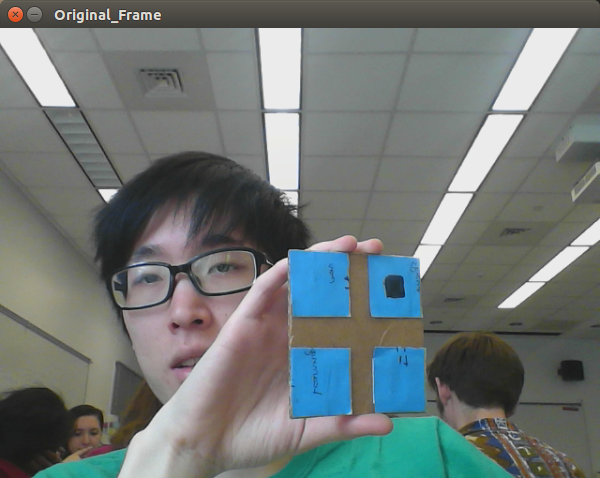
#> input picture Original_Frame_011.png, 600 x 478 px, given in place of the camera
$ python Test.py   (Python 2 division)
#> lines starting #> are read from the running program, lines starting #| are printed output that depends on the picture; after the words box and inside, x2 and y2 are one past the last pixel; in counts of white or black regions, pixels touching at a corner belong together
# import the necessary packages
from collections import deque
import numpy as np
import argparse
import imutils
import cv2
import math

def program():
    # construct the argument parse and parse the arguments
    ap = argparse.ArgumentParser()
    ap.add_argument("-v", "--video",
        help="path to the (optional) video file")
    ap.add_argument("-b", "--buffer", type=int, default=64,
        help="max buffer size")
    args = vars(ap.parse_args())

    # [20 lines of commented-out code are left out]

    blueLower = (50,50,66) #green
    blueUpper = (110,135,170)

    # [13 lines of commented-out code are left out]

    pts = deque(maxlen=args["buffer"])

    # if a video path was not supplied, grab the reference
    # to the webcam
    if not args.get("video", False):
        camera = cv2.VideoCapture(0)

    # otherwise, grab a reference to the video file
    else:
        camera = cv2.VideoCapture(args["video"])

    # keep looping
    while True:
        # grab the current frame
        (grabbed, frame) = camera.read()
#> frame is the input picture: shape (478, 600, 3); mean B, G, R 116.6, 118.3, 110.5

        # if we are viewing a video and we did not grab a frame,
        # then we have reached the end of the video
        if args.get("video") and not grabbed:
            break

        # resize the frame, blur it, and convert it to the HSV
        # color space
        frame = imutils.resize(frame, width=600)
        frame = cv2.flip(frame,1)
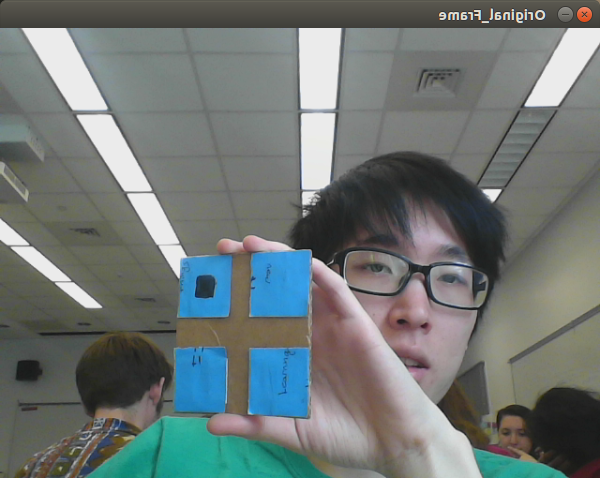
#> frame: shape (478, 600, 3); mean B, G, R 116.6, 118.3, 110.5
        # blurred = cv2.GaussianBlur(frame, (11, 11), 0)
        # print '1', frame[300,300]
        hsv = cv2.cvtColor(frame, cv2.COLOR_BGR2HSV)
#> hsv: shape (478, 600, 3); mean H, S, V 54.7, 38.1, 124.7
        print hsv[300,300]
#| [102 194 218]
        cv2.circle(frame, (300,300), 10, (0,0,0), thickness=-1)
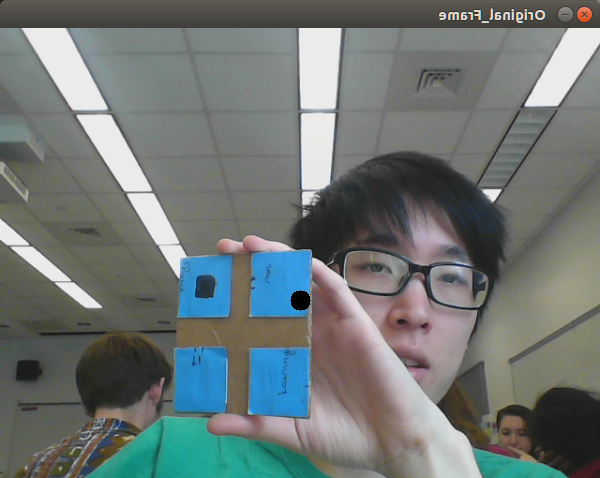
#> frame: shape (478, 600, 3); 0.11% of pixels changed, all inside (x1, y1, x2, y2) = (290, 290, 311, 311)
        # construct a mask for the color "blue", then remove any imperfections
        mask_blue = cv2.inRange(hsv, blueLower, blueUpper)
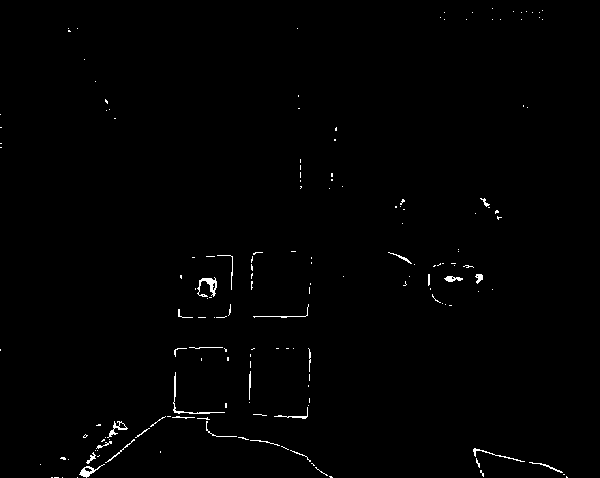
#> mask_blue: shape (478, 600); 0.75% white in thin lines or dots
        mask_blue = cv2.erode(mask_blue, None, iterations=3)
#> mask_blue: shape (478, 600); every value is 0
        mask_blue = cv2.dilate(mask_blue, None, iterations=2)
        mask = mask_blue
        # blurred = cv2.blur(mask,(10,10))

        edges = cv2.Canny(mask,100,200, apertureSize = 3)

        ##edges detecting, accuracy, angle, minlinelength, maxlinegap
        minlinelength = 60
        maxlinegap = 10
        linevote = 65
        # [15 lines of commented-out code are left out]

        cnts = cv2.findContours(mask.copy(), cv2.RETR_EXTERNAL,
            cv2.CHAIN_APPROX_SIMPLE)[-2]
#> cnts = []

        centers = []
        maxcnts = []
        minArea = None
        cntAreas = []
        cntDict = dict()

        if len(cnts) >= 4:
            for i in range(len(cnts)):
                cntAreas.append( (cv2.contourArea(cnts[i]),cnts[i]) )

            cntAreas.sort(key = lambda tup:tup[0])

            index = 0
            for x,y in cntAreas:
                maxcnts.append(y)

                index += 1
                if(index == 4):
                    break

                # [17 lines of commented-out code are left out]
            for i in range(4):
                M = cv2.moments(maxcnts[i])
                center = (int(M["m10"] / M["m00"]), int(M["m01"] / M["m00"]))
                centers.append(center)

            cv2.polylines(frame,np.int32([centers]), True, (0,0,0),3)
        # update the points queue
        # pts.appendleft(center)
        # # loop over the set of tracked points
        # for i in xrange(1, len(pts)):
        #     # if either of the tracked points are None, ignore them
        #     if pts[i - 1] is None or pts[i] is None:
        #         continue
        #     # otherwise, compute the thickness of the line and
        #     # draw the connecting lines
        #     thickness = int(np.sqrt(args["buffer"] / float(i + 1)) * 2.5)
        #     cv2.line(frame, pts[i - 1], pts[i], (0, 0, 255), thickness)

        # show the frame to our screen

        # cv2.imshow('Blur', blurred)
        cv2.imshow("Mask", mask)
        # cv2.imshow('edges', edges)
        cv2.imshow("Frame", frame)
        key = cv2.waitKey(1) & 0xFF
#> (key q is pressed here)

        # if the 'q' key is pressed, stop the loop
        if key == ord("q"):
            break

    # cleanup the camera and close any open windows
    camera.release()
    cv2.destroyAllWindows()

def cartesian_distance(pt1, pt2):
    # print pt1
    # print pt2
    y1 = pt1[0][1]
    x1 = pt1[0][0]
    y2 = pt2[0][1]
    x2 = pt2[0][0]
    return math.sqrt((x1-x2)**2 + (y1-y2)**2)

if __name__ == '__main__':
    program()
